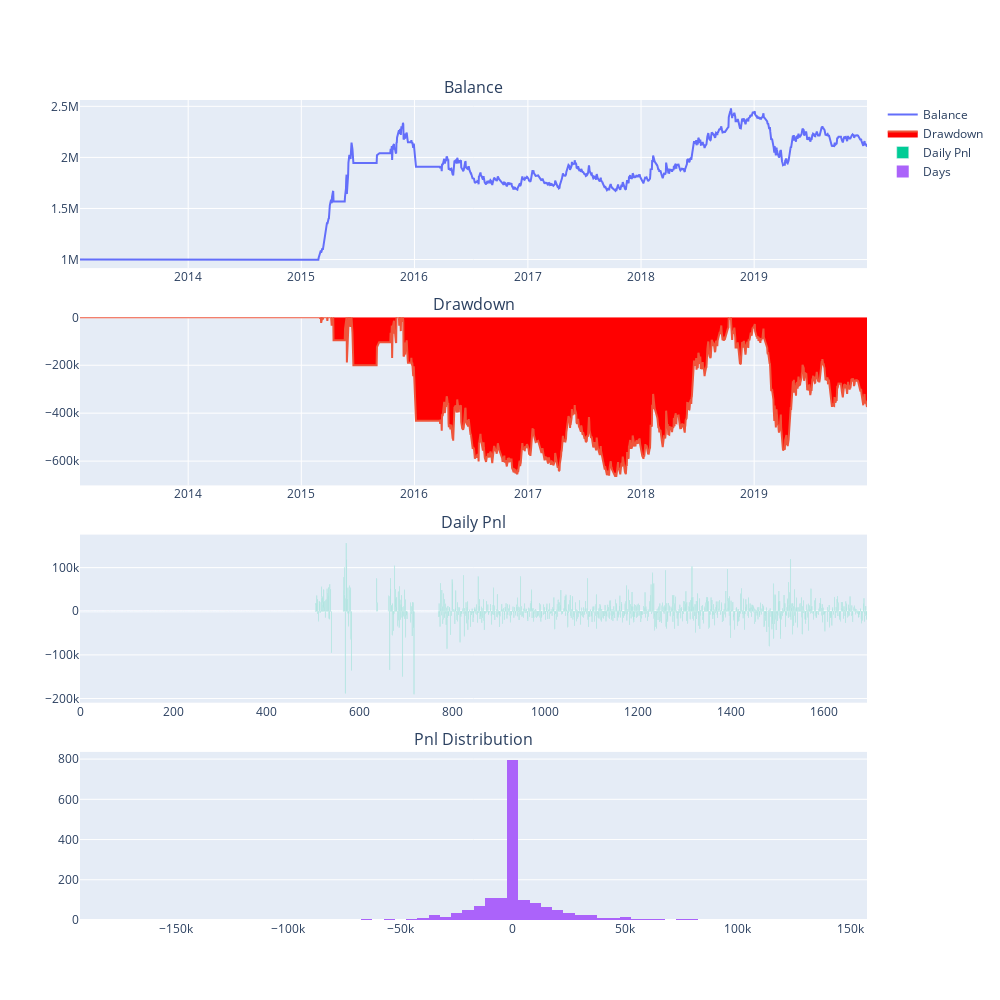

The code cell stored with this chart in its notebook:
### Code cell
from vnpy.app.cta_strategy.backtesting import BacktestingEngine, OptimizationSetting
# from vnpy.app.cta_strategy.strategies.atr_rsi_strategy import AtrRsiStrategy
from trade_stock_digu.strategy.strategy_zz500 import ZZ500Strategy
from datetime import datetime

engine = BacktestingEngine()
engine.set_parameters(
    vt_symbol="000905_SH.SSE",
    interval="d",
    start=datetime(2013, 1, 1),
    end=datetime(2019, 12, 31),
    rate=0.1/10000,
    slippage=0.1,
    size=300,
    pricetick=0.2,
    capital=1_000_000,
)
engine.add_strategy(ZZ500Strategy, {})

engine.load_data()
engine.run_backtesting()
print(ZZ500Strategy.c1)
print(ZZ500Strategy.c2)
print(ZZ500Strategy.c3)
print(ZZ500Strategy.c4)
print(ZZ500Strategy.c5)
print(ZZ500Strategy.c6)
df = engine.calculate_result()
engine.calculate_statistics()
engine.show_chart()

setting = OptimizationSetting()
setting.set_target("sharpe_ratio")
setting.add_parameter("atr_length", 3, 39, 1)
setting.add_parameter("atr_ma_length", 10, 30, 1)

# engine.run_ga_optimization(setting)

### Figure 1 — Plotly figure (JSON) as saved in the notebook; plotly's stock layout.template omitted (floating-point values rounded to 4 significant figures; data arrays with more than 128 entries replaced by an {"elided": "..."} marker saying what was removed)
{"data": [{"mode": "lines", "name": "Balance", "type": "scatter", "x": {"elided": "1693 str values"}, "xaxis": "x", "y": {"elided": "1693 float values"}, "yaxis": "y"}, {"fill": "tozeroy", "fillcolor": "red", "mode": "lines", "name": "Drawdown", "type": "scatter", "x": {"elided": "1693 str values"}, "xaxis": "x2", "y": {"elided": "1693 float values"}, "yaxis": "y2"}, {"name": "Daily Pnl", "type": "bar", "xaxis": "x3", "y": {"elided": "1693 float values"}, "yaxis": "y3"}, {"name": "Days", "nbinsx": 100, "type": "histogram", "x": {"elided": "1693 float values"}, "xaxis": "x4", "yaxis": "y4"}], "layout": {"annotations": [{"font": {"size": 16}, "showarrow": false, "text": "Balance", "x": 0.5, "xanchor": "center", "xref": "paper", "y": 1, "yanchor": "bottom", "yref": "paper"}, {"font": {"size": 16}, "showarrow": false, "text": "Drawdown", "x": 0.5, "xanchor": "center", "xref": "paper", "y": 0.735, "yanchor": "bottom", "yref": "paper"}, {"font": {"size": 16}, "showarrow": false, "text": "Daily Pnl", "x": 0.5, "xanchor": "center", "xref": "paper", "y": 0.47, "yanchor": "bottom", "yref": "paper"}, {"font": {"size": 16}, "showarrow": false, "text": "Pnl Distribution", "x": 0.5, "xanchor": "center", "xref": "paper", "y": 0.205, "yanchor": "bottom", "yref": "paper"}], "height": 1000, "width": 1000, "xaxis": {"anchor": "y", "domain": [0, 1]}, "xaxis2": {"anchor": "y2", "domain": [0, 1]}, "xaxis3": {"anchor": "y3", "domain": [0, 1]}, "xaxis4": {"anchor": "y4", "domain": [0, 1]}, "yaxis": {"anchor": "x", "domain": [0.795, 1]}, "yaxis2": {"anchor": "x2", "domain": [0.53, 0.735]}, "yaxis3": {"anchor": "x3", "domain": [0.265, 0.47]}, "yaxis4": {"anchor": "x4", "domain": [0, 0.205]}}}
